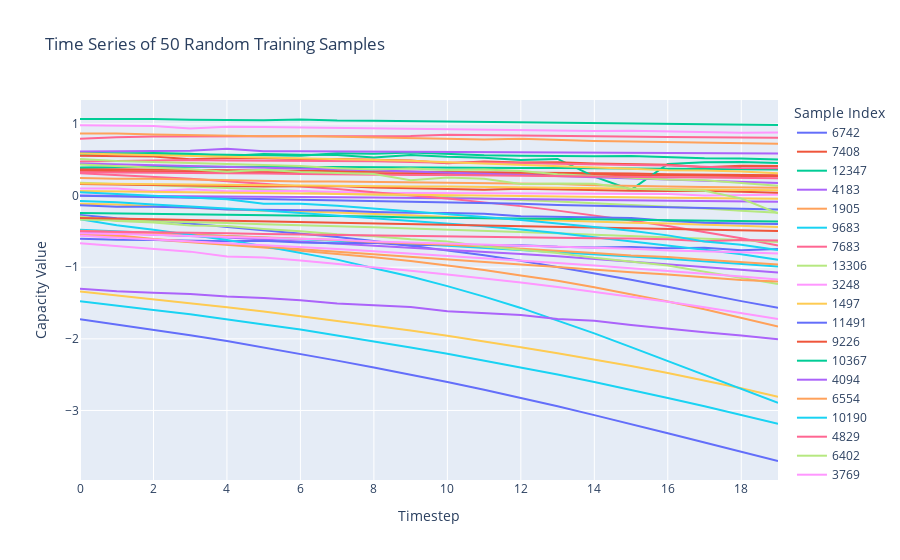

This figure's notebook cell:
### Code cell
# Assuming X_train is your training set array.
# For instance, X_train might have shape (n_samples, n_timesteps, 1).

# Randomly select 50 samples from the training set
n_samples_total = X_train.shape[0]
selected_indices = np.random.choice(n_samples_total, size=50, replace=False)
X_random = X_train[selected_indices]

# If X_random has shape (50, n_timesteps, 1), squeeze the last dimension
if len(X_random.shape) == 3:
    n_samples, n_timesteps, n_features = X_random.shape
    if n_features == 1:
        X_random = X_random.squeeze(axis=-1)  # now shape is (n_samples, n_timesteps)
    else:
        raise ValueError("Expected feature dimension to be 1 for plotting a single time series per sample.")
else:
    n_samples, n_timesteps = X_random.shape

# Create a DataFrame where each row is a sample and each column is a timestep
df = pd.DataFrame(X_random, columns=[f"timestep_{i}" for i in range(n_timesteps)])
df["sample"] = selected_indices  # Label the samples with their original indices

# Melt the DataFrame to long format: each row becomes (sample, timestep, value)
df_long = df.melt(id_vars="sample", var_name="timestep", value_name="value")
# Convert the 'timestep' column from "timestep_0" to an integer (0)
df_long["timestep"] = df_long["timestep"].str.replace("timestep_", "").astype(int)

# Create a line plot with Plotly Express: one line per sample
fig = px.line(
    df_long,
    x="timestep",
    y="value",
    color="sample",
    title="Time Series of 50 Random Training Samples",
    labels={"timestep": "Timestep", "value": "Capacity Value", "sample": "Sample Index"}
)

fig.show()

### Figure 1 — Plotly figure (JSON) as saved in the notebook; plotly's stock layout.template omitted (floating-point values rounded to 4 significant figures)
{"data": [{"hovertemplate": "Sample Index=6742<br>Timestep=%{x}<br>Capacity Value=%{y}<extra></extra>", "legendgroup": "6742", "line": {"color": "#636efa", "dash": "solid"}, "marker": {"symbol": "circle"}, "mode": "lines", "name": "6742", "orientation": "v", "showlegend": true, "type": "scatter", "x": [0, 1, 2, 3, 4, 5, 6, 7, 8, 9, 10, 11, 12, 13, 14, 15, 16, 17, 18, 19], "xaxis": "x", "y": [-0.271, -0.3175, -0.344, -0.3907, -0.43, -0.4834, -0.5238, -0.577, -0.634, -0.6997, -0.7633, -0.8338, -0.9088, -0.997, -1.08, -1.174, -1.274, -1.378, -1.474, -1.566], "yaxis": "y"}, {"hovertemplate": "Sample Index=7408<br>Timestep=%{x}<br>Capacity Value=%{y}<extra></extra>", "legendgroup": "7408", "line": {"color": "#EF553B", "dash": "solid"}, "marker": {"symbol": "circle"}, "mode": "lines", "name": "7408", "orientation": "v", "showlegend": true, "type": "scatter", "x": [0, 1, 2, 3, 4, 5, 6, 7, 8, 9, 10, 11, 12, 13, 14, 15, 16, 17, 18, 19], "xaxis": "x", "y": [0.3709, 0.367, 0.3644, 0.3597, 0.3559, 0.3506, 0.3451, 0.3399, 0.3333, 0.3325, 0.3285, 0.3241, 0.3214, 0.3177, 0.311, 0.3068, 0.2986, 0.2955, 0.2893, 0.2851], "yaxis": "y"}, {"hovertemplate": "Sample Index=12347<br>Timestep=%{x}<br>Capacity Value=%{y}<extra></extra>", "legendgroup": "12347", "line": {"color": "#00cc96", "dash": "solid"}, "marker": {"symbol": "circle"}, "mode": "lines", "name": "12347", "orientation": "v", "showlegend": true, "type": "scatter", "x": [0, 1, 2, 3, 4, 5, 6, 7, 8, 9, 10, 11, 12, 13, 14, 15, 16, 17, 18, 19], "xaxis": "x", "y": [0.5621, 0.584, 0.5937, 0.5826, 0.554, 0.5814, 0.5688, 0.5651, 0.5324, 0.5682, 0.5419, 0.529, 0.4985, 0.5123, 0.2655, 0.08078, 0.4404, 0.4656, 0.4691, 0.4552], "yaxis": "y"}, {"hovertemplate": "Sample Index=4183<br>Timestep=%{x}<br>Capacity Value=%{y}<extra></extra>", "legendgroup": "4183", "line": {"color": "#ab63fa", "dash": "solid"}, "marker": {"symbol": "circle"}, "mode": "lines", "name": "4183", "orientation": "v", "showlegend": true, "type": "scatter", "x": [0, 1, 2, 3, 4, 5, 6, 7, 8, 9, 10, 11, 12, 13, 14, 15, 16, 17, 18, 19], "xaxis": "x", "y": [-0.5062, -0.5247, -0.5463, -0.5667, -0.5862, -0.6116, -0.6395, -0.6677, -0.6961, -0.7272, -0.7523, -0.786, -0.8144, -0.8479, -0.8867, -0.924, -0.9637, -0.9994, -1.038, -1.075], "yaxis": "y"}, {"hovertemplate": "Sample Index=1905<br>Timestep=%{x}<br>Capacity Value=%{y}<extra></extra>", "legendgroup": "1905", "line": {"color": "#FFA15A", "dash": "solid"}, "marker": {"symbol": "circle"}, "mode": "lines", "name": "1905", "orientation": "v", "showlegend": true, "type": "scatter", "x": [0, 1, 2, 3, 4, 5, 6, 7, 8, 9, 10, 11, 12, 13, 14, 15, 16, 17, 18, 19], "xaxis": "x", "y": [-0.5401, -0.5761, -0.6105, -0.6467, -0.688, -0.7258, -0.7696, -0.8121, -0.8605, -0.9146, -0.9737, -1.039, -1.116, -1.19, -1.281, -1.376, -1.48, -1.588, -1.706, -1.829], "yaxis": "y"}, {"hovertemplate": "Sample Index=9683<br>Timestep=%{x}<br>Capacity Value=%{y}<extra></extra>", "legendgroup": "9683", "line": {"color": "#19d3f3", "dash": "solid"}, "marker": {"symbol": "circle"}, "mode": "lines", "name": "9683", "orientation": "v", "showlegend": true, "type": "scatter", "x": [0, 1, 2, 3, 4, 5, 6, 7, 8, 9, 10, 11, 12, 13, 14, 15, 16, 17, 18, 19], "xaxis": "x", "y": [-0.4778, -0.4992, -0.516, -0.5371, -0.5575, -0.5785, -0.6047, -0.629, -0.6501, -0.6747, -0.7013, -0.7294, -0.7595, -0.7888, -0.8183, -0.8492, -0.8822, -0.915, -0.9512, -0.9891], "yaxis": "y"}, {"hovertemplate": "Sample Index=7683<br>Timestep=%{x}<br>Capacity Value=%{y}<extra></extra>", "legendgroup": "7683", "line": {"color": "#FF6692", "dash": "solid"}, "marker": {"symbol": "circle"}, "mode": "lines", "name": "7683", "orientation": "v", "showlegend": true, "type": "scatter", "x": [0, 1, 2, 3, 4, 5, 6, 7, 8, 9, 10, 11, 12, 13, 14, 15, 16, 17, 18, 19], "xaxis": "x", "y": [0.7925, 0.8135, 0.8232, 0.8256, 0.8282, 0.8311, 0.8316, 0.8332, 0.8338, 0.8323, 0.8494, 0.8442, 0.8301, 0.8271, 0.8239, 0.8204, 0.8173, 0.8144, 0.8108, 0.8084], "yaxis": "y"}, {"hovertemplate": "Sample Index=13306<br>Timestep=%{x}<br>Capacity Value=%{y}<extra></extra>", "legendgroup": "13306", "line": {"color": "#B6E880", "dash": "solid"}, "marker": {"symbol": "circle"}, "mode": "lines", "name": "13306", "orientation": "v", "showlegend": true, "type": "scatter", "x": [0, 1, 2, 3, 4, 5, 6, 7, 8, 9, 10, 11, 12, 13, 14, 15, 16, 17, 18, 19], "xaxis": "x", "y": [0.1788, 0.1659, 0.1438, 0.1273, 0.1077, 0.086, 0.06495, 0.02294, 0.01506, 0.001269, -0.02054, -0.03789, -0.05525, -0.08299, -0.1071, -0.1289, -0.151, -0.1794, -0.212, -0.2401], "yaxis": "y"}, {"hovertemplate": "Sample Index=3248<br>Timestep=%{x}<br>Capacity Value=%{y}<extra></extra>", "legendgroup": "3248", "line": {"color": "#FF97FF", "dash": "solid"}, "marker": {"symbol": "circle"}, "mode": "lines", "name": "3248", "orientation": "v", "showlegend": true, "type": "scatter", "x": [0, 1, 2, 3, 4, 5, 6, 7, 8, 9, 10, 11, 12, 13, 14, 15, 16, 17, 18, 19], "xaxis": "x", "y": [0.09973, 0.09947, 0.06043, 0.08875, 0.06028, 0.06388, 0.06412, 0.04889, 0.03447, 0.03748, 0.03526, 0.04268, 0.03242, 0.02885, 0.02562, 0.02527, 0.02142, 0.0005131, 0.006374, 0.01073], "yaxis": "y"}, {"hovertemplate": "Sample Index=1497<br>Timestep=%{x}<br>Capacity Value=%{y}<extra></extra>", "legendgroup": "1497", "line": {"color": "#FECB52", "dash": "solid"}, "marker": {"symbol": "circle"}, "mode": "lines", "name": "1497", "orientation": "v", "showlegend": true, "type": "scatter", "x": [0, 1, 2, 3, 4, 5, 6, 7, 8, 9, 10, 11, 12, 13, 14, 15, 16, 17, 18, 19], "xaxis": "x", "y": [-1.34, -1.392, -1.445, -1.499, -1.557, -1.619, -1.683, -1.748, -1.816, -1.885, -1.958, -2.035, -2.117, -2.202, -2.289, -2.381, -2.477, -2.58, -2.689, -2.808], "yaxis": "y"}, {"hovertemplate": "Sample Index=11491<br>Timestep=%{x}<br>Capacity Value=%{y}<extra></extra>", "legendgroup": "11491", "line": {"color": "#636efa", "dash": "solid"}, "marker": {"symbol": "circle"}, "mode": "lines", "name": "11491", "orientation": "v", "showlegend": true, "type": "scatter", "x": [0, 1, 2, 3, 4, 5, 6, 7, 8, 9, 10, 11, 12, 13, 14, 15, 16, 17, 18, 19], "xaxis": "x", "y": [-0.6034, -0.6181, -0.6194, -0.6286, -0.6377, -0.6294, -0.6539, -0.665, -0.66, -0.6951, -0.6806, -0.701, -0.6921, -0.7152, -0.7258, -0.7174, -0.7342, -0.7293, -0.7643, -0.7472], "yaxis": "y"}, {"hovertemplate": "Sample Index=9226<br>Timestep=%{x}<br>Capacity Value=%{y}<extra></extra>", "legendgroup": "9226", "line": {"color": "#EF553B", "dash": "solid"}, "marker": {"symbol": "circle"}, "mode": "lines", "name": "9226", "orientation": "v", "showlegend": true, "type": "scatter", "x": [0, 1, 2, 3, 4, 5, 6, 7, 8, 9, 10, 11, 12, 13, 14, 15, 16, 17, 18, 19], "xaxis": "x", "y": [0.5556, 0.5502, 0.5464, 0.5058, 0.5239, 0.5208, 0.5106, 0.5113, 0.5006, 0.4894, 0.4508, 0.475, 0.4634, 0.4669, 0.4487, 0.4402, 0.4322, 0.3967, 0.4168, 0.4126], "yaxis": "y"}, {"hovertemplate": "Sample Index=10367<br>Timestep=%{x}<br>Capacity Value=%{y}<extra></extra>", "legendgroup": "10367", "line": {"color": "#00cc96", "dash": "solid"}, "marker": {"symbol": "circle"}, "mode": "lines", "name": "10367", "orientation": "v", "showlegend": true, "type": "scatter", "x": [0, 1, 2, 3, 4, 5, 6, 7, 8, 9, 10, 11, 12, 13, 14, 15, 16, 17, 18, 19], "xaxis": "x", "y": [0.3932, 0.4029, 0.4029, 0.4019, 0.4043, 0.4016, 0.3992, 0.3998, 0.399, 0.3986, 0.3951, 0.3918, 0.3863, 0.3839, 0.3815, 0.3824, 0.3762, 0.3717, 0.3669, 0.3641], "yaxis": "y"}, {"hovertemplate": "Sample Index=4094<br>Timestep=%{x}<br>Capacity Value=%{y}<extra></extra>", "legendgroup": "4094", "line": {"color": "#ab63fa", "dash": "solid"}, "marker": {"symbol": "circle"}, "mode": "lines", "name": "4094", "orientation": "v", "showlegend": true, "type": "scatter", "x": [0, 1, 2, 3, 4, 5, 6, 7, 8, 9, 10, 11, 12, 13, 14, 15, 16, 17, 18, 19], "xaxis": "x", "y": [0.002057, -0.0003173, -0.004407, -0.006149, -0.01183, -0.01675, -0.02062, -0.02245, -0.02786, -0.03152, -0.03828, -0.04333, -0.04828, -0.05551, -0.06325, -0.06831, -0.07044, -0.07671, -0.08163, -0.08725], "yaxis": "y"}, {"hovertemplate": "Sample Index=6554<br>Timestep=%{x}<br>Capacity Value=%{y}<extra></extra>", "legendgroup": "6554", "line": {"color": "#FFA15A", "dash": "solid"}, "marker": {"symbol": "circle"}, "mode": "lines", "name": "6554", "orientation": "v", "showlegend": true, "type": "scatter", "x": [0, 1, 2, 3, 4, 5, 6, 7, 8, 9, 10, 11, 12, 13, 14, 15, 16, 17, 18, 19], "xaxis": "x", "y": [-0.4908, -0.5082, -0.5264, -0.5478, -0.5645, -0.5817, -0.6027, -0.6197, -0.6479, -0.6645, -0.6869, -0.7103, -0.738, -0.7712, -0.7998, -0.8356, -0.8587, -0.894, -0.925, -0.9636], "yaxis": "y"}, {"hovertemplate": "Sample Index=10190<br>Timestep=%{x}<br>Capacity Value=%{y}<extra></extra>", "legendgroup": "10190", "line": {"color": "#19d3f3", "dash": "solid"}, "marker": {"symbol": "circle"}, "mode": "lines", "name": "10190", "orientation": "v", "showlegend": true, "type": "scatter", "x": [0, 1, 2, 3, 4, 5, 6, 7, 8, 9, 10, 11, 12, 13, 14, 15, 16, 17, 18, 19], "xaxis": "x", "y": [-0.3305, -0.4125, -0.4763, -0.5525, -0.6194, -0.7082, -0.7967, -0.8943, -1.014, -1.13, -1.264, -1.411, -1.568, -1.747, -1.923, -2.115, -2.31, -2.504, -2.699, -2.894], "yaxis": "y"}, {"hovertemplate": "Sample Index=4829<br>Timestep=%{x}<br>Capacity Value=%{y}<extra></extra>", "legendgroup": "4829", "line": {"color": "#FF6692", "dash": "solid"}, "marker": {"symbol": "circle"}, "mode": "lines", "name": "4829", "orientation": "v", "showlegend": true, "type": "scatter", "x": [0, 1, 2, 3, 4, 5, 6, 7, 8, 9, 10, 11, 12, 13, 14, 15, 16, 17, 18, 19], "xaxis": "x", "y": [0.3132, 0.2882, 0.2642, 0.2355, 0.2014, 0.1666, 0.1312, 0.09307, 0.04744, 0.007145, -0.04147, -0.09476, -0.147, -0.21, -0.2751, -0.3487, -0.4254, -0.5091, -0.5945, -0.6967], "yaxis": "y"}, {"hovertemplate": "Sample Index=6402<br>Timestep=%{x}<br>Capacity Value=%{y}<extra></extra>", "legendgroup": "6402", "line": {"color": "#B6E880", "dash": "solid"}, "marker": {"symbol": "circle"}, "mode": "lines", "name": "6402", "orientation": "v", "showlegend": true, "type": "scatter", "x": [0, 1, 2, 3, 4, 5, 6, 7, 8, 9, 10, 11, 12, 13, 14, 15, 16, 17, 18, 19], "xaxis": "x", "y": [-0.2912, -0.3549, -0.3774, -0.4159, -0.4243, -0.4673, -0.4993, -0.5394, -0.5679, -0.61, -0.6404, -0.7106, -0.7554, -0.8018, -0.8685, -0.926, -0.9771, -1.064, -1.148, -1.234], "yaxis": "y"}, {"hovertemplate": "Sample Index=3769<br>Timestep=%{x}<br>Capacity Value=%{y}<extra></extra>", "legendgroup": "3769", "line": {"color": "#FF97FF", "dash": "solid"}, "marker": {"symbol": "circle"}, "mode": "lines", "name": "3769", "orientation": "v", "showlegend": true, "type": "scatter", "x": [0, 1, 2, 3, 4, 5, 6, 7, 8, 9, 10, 11, 12, 13, 14, 15, 16, 17, 18, 19], "xaxis": "x", "y": [-0.6641, -0.7029, -0.7406, -0.7824, -0.8506, -0.8639, -0.9055, -0.9514, -0.9985, -1.049, -1.102, -1.155, -1.214, -1.277, -1.342, -1.413, -1.483, -1.56, -1.638, -1.722], "yaxis": "y"}, {"hovertemplate": "Sample Index=5107<br>Timestep=%{x}<br>Capacity Value=%{y}<extra></extra>", "legendgroup": "5107", "line": {"color": "#FECB52", "dash": "solid"}, "marker": {"symbol": "circle"}, "mode": "lines", "name": "5107", "orientation": "v", "showlegend": true, "type": "scatter", "x": [0, 1, 2, 3, 4, 5, 6, 7, 8, 9, 10, 11, 12, 13, 14, 15, 16, 17, 18, 19], "xaxis": "x", "y": [-0.1131, -0.1248, -0.1473, -0.172, -0.1922, -0.2111, -0.2201, -0.2368, -0.2602, -0.274, -0.2992, -0.3166, -0.3324, -0.3454, -0.3607, -0.3778, -0.3897, -0.4053, -0.4249, -0.4397], "yaxis": "y"}, {"hovertemplate": "Sample Index=5805<br>Timestep=%{x}<br>Capacity Value=%{y}<extra></extra>", "legendgroup": "5805", "line": {"color": "#636efa", "dash": "solid"}, "marker": {"symbol": "circle"}, "mode": "lines", "name": "5805", "orientation": "v", "showlegend": true, "type": "scatter", "x": [0, 1, 2, 3, 4, 5, 6, 7, 8, 9, 10, 11, 12, 13, 14, 15, 16, 17, 18, 19], "xaxis": "x", "y": [-0.1339, -0.1567, -0.1552, -0.1661, -0.193, -0.1998, -0.2075, -0.2077, -0.228, -0.241, -0.2422, -0.255, -0.2893, -0.2941, -0.3054, -0.3134, -0.3496, -0.3799, -0.391, -0.3978], "yaxis": "y"}, {"hovertemplate": "Sample Index=8666<br>Timestep=%{x}<br>Capacity Value=%{y}<extra></extra>", "legendgroup": "8666", "line": {"color": "#EF553B", "dash": "solid"}, "marker": {"symbol": "circle"}, "mode": "lines", "name": "8666", "orientation": "v", "showlegend": true, "type": "scatter", "x": [0, 1, 2, 3, 4, 5, 6, 7, 8, 9, 10, 11, 12, 13, 14, 15, 16, 17, 18, 19], "xaxis": "x", "y": [0.3466, 0.3417, 0.3333, 0.3286, 0.3298, 0.3238, 0.3212, 0.3171, 0.3139, 0.3042, 0.3008, 0.3011, 0.2975, 0.2948, 0.2874, 0.2863, 0.2793, 0.2747, 0.2734, 0.2685], "yaxis": "y"}, {"hovertemplate": "Sample Index=2032<br>Timestep=%{x}<br>Capacity Value=%{y}<extra></extra>", "legendgroup": "2032", "line": {"color": "#00cc96", "dash": "solid"}, "marker": {"symbol": "circle"}, "mode": "lines", "name": "2032", "orientation": "v", "showlegend": true, "type": "scatter", "x": [0, 1, 2, 3, 4, 5, 6, 7, 8, 9, 10, 11, 12, 13, 14, 15, 16, 17, 18, 19], "xaxis": "x", "y": [0.597, 0.5904, 0.5828, 0.5835, 0.5758, 0.5622, 0.5555, 0.5894, 0.5852, 0.6009, 0.5822, 0.563, 0.5555, 0.5498, 0.5492, 0.5538, 0.5318, 0.5199, 0.5166, 0.5054], "yaxis": "y"}, {"hovertemplate": "Sample Index=577<br>Timestep=%{x}<br>Capacity Value=%{y}<extra></extra>", "legendgroup": "577", "line": {"color": "#ab63fa", "dash": "solid"}, "marker": {"symbol": "circle"}, "mode": "lines", "name": "577", "orientation": "v", "showlegend": true, "type": "scatter", "x": [0, 1, 2, 3, 4, 5, 6, 7, 8, 9, 10, 11, 12, 13, 14, 15, 16, 17, 18, 19], "xaxis": "x", "y": [0.6169, 0.6173, 0.6176, 0.6272, 0.6552, 0.6203, 0.6185, 0.6159, 0.6151, 0.6115, 0.6089, 0.6079, 0.6068, 0.6049, 0.6018, 0.6005, 0.5966, 0.595, 0.5911, 0.5865], "yaxis": "y"}, {"hovertemplate": "Sample Index=8141<br>Timestep=%{x}<br>Capacity Value=%{y}<extra></extra>", "legendgroup": "8141", "line": {"color": "#FFA15A", "dash": "solid"}, "marker": {"symbol": "circle"}, "mode": "lines", "name": "8141", "orientation": "v", "showlegend": true, "type": "scatter", "x": [0, 1, 2, 3, 4, 5, 6, 7, 8, 9, 10, 11, 12, 13, 14, 15, 16, 17, 18, 19], "xaxis": "x", "y": [0.8674, 0.8683, 0.8514, 0.8442, 0.8416, 0.83, 0.833, 0.8248, 0.8087, 0.7982, 0.7985, 0.7836, 0.7918, 0.7751, 0.7617, 0.7549, 0.7486, 0.7432, 0.7402, 0.7245], "yaxis": "y"}, {"hovertemplate": "Sample Index=9945<br>Timestep=%{x}<br>Capacity Value=%{y}<extra></extra>", "legendgroup": "9945", "line": {"color": "#19d3f3", "dash": "solid"}, "marker": {"symbol": "circle"}, "mode": "lines", "name": "9945", "orientation": "v", "showlegend": true, "type": "scatter", "x": [0, 1, 2, 3, 4, 5, 6, 7, 8, 9, 10, 11, 12, 13, 14, 15, 16, 17, 18, 19], "xaxis": "x", "y": [-1.475, -1.531, -1.596, -1.658, -1.725, -1.799, -1.87, -1.951, -2.031, -2.119, -2.209, -2.304, -2.399, -2.499, -2.603, -2.712, -2.825, -2.941, -3.065, -3.187], "yaxis": "y"}, {"hovertemplate": "Sample Index=2452<br>Timestep=%{x}<br>Capacity Value=%{y}<extra></extra>", "legendgroup": "2452", "line": {"color": "#FF6692", "dash": "solid"}, "marker": {"symbol": "circle"}, "mode": "lines", "name": "2452", "orientation": "v", "showlegend": true, "type": "scatter", "x": [0, 1, 2, 3, 4, 5, 6, 7, 8, 9, 10, 11, 12, 13, 14, 15, 16, 17, 18, 19], "xaxis": "x", "y": [0.476, 0.4859, 0.4888, 0.4953, 0.4889, 0.4885, 0.4816, 0.4869, 0.4784, 0.4698, 0.459, 0.4604, 0.4507, 0.4446, 0.4274, 0.4256, 0.4192, 0.4024, 0.3856, 0.381], "yaxis": "y"}, {"hovertemplate": "Sample Index=9352<br>Timestep=%{x}<br>Capacity Value=%{y}<extra></extra>", "legendgroup": "9352", "line": {"color": "#B6E880", "dash": "solid"}, "marker": {"symbol": "circle"}, "mode": "lines", "name": "9352", "orientation": "v", "showlegend": true, "type": "scatter", "x": [0, 1, 2, 3, 4, 5, 6, 7, 8, 9, 10, 11, 12, 13, 14, 15, 16, 17, 18, 19], "xaxis": "x", "y": [-0.3338, -0.3448, -0.3579, -0.3686, -0.3823, -0.4004, -0.4124, -0.428, -0.4404, -0.4589, -0.4736, -0.4908, -0.5082, -0.5264, -0.5478, -0.5645, -0.5817, -0.6027, -0.6197, -0.6479], "yaxis": "y"}, {"hovertemplate": "Sample Index=1334<br>Timestep=%{x}<br>Capacity Value=%{y}<extra></extra>", "legendgroup": "1334", "line": {"color": "#FF97FF", "dash": "solid"}, "marker": {"symbol": "circle"}, "mode": "lines", "name": "1334", "orientation": "v", "showlegend": true, "type": "scatter", "x": [0, 1, 2, 3, 4, 5, 6, 7, 8, 9, 10, 11, 12, 13, 14, 15, 16, 17, 18, 19], "xaxis": "x", "y": [0.9811, 0.9752, 0.9703, 0.9372, 0.962, 0.9566, 0.9503, 0.9423, 0.9362, 0.9302, 0.9252, 0.9202, 0.9134, 0.9121, 0.9019, 0.9065, 0.8949, 0.8834, 0.8759, 0.8808], "yaxis": "y"}, {"hovertemplate": "Sample Index=1160<br>Timestep=%{x}<br>Capacity Value=%{y}<extra></extra>", "legendgroup": "1160", "line": {"color": "#FECB52", "dash": "solid"}, "marker": {"symbol": "circle"}, "mode": "lines", "name": "1160", "orientation": "v", "showlegend": true, "type": "scatter", "x": [0, 1, 2, 3, 4, 5, 6, 7, 8, 9, 10, 11, 12, 13, 14, 15, 16, 17, 18, 19], "xaxis": "x", "y": [0.06525, 0.05999, 0.05194, 0.04791, 0.04412, 0.03809, 0.02945, 0.02282, 0.02082, 0.01502, 0.01012, 0.005066, -0.0004614, -0.007717, -0.01611, -0.02204, -0.03015, -0.03458, -0.03725, -0.0437], "yaxis": "y"}, {"hovertemplate": "Sample Index=4644<br>Timestep=%{x}<br>Capacity Value=%{y}<extra></extra>", "legendgroup": "4644", "line": {"color": "#636efa", "dash": "solid"}, "marker": {"symbol": "circle"}, "mode": "lines", "name": "4644", "orientation": "v", "showlegend": true, "type": "scatter", "x": [0, 1, 2, 3, 4, 5, 6, 7, 8, 9, 10, 11, 12, 13, 14, 15, 16, 17, 18, 19], "xaxis": "x", "y": [-0.0006527, -0.01009, -0.0202, -0.03176, -0.03981, -0.04671, -0.05549, -0.064, -0.07281, -0.08485, -0.09502, -0.1056, -0.1155, -0.1315, -0.1428, -0.1558, -0.1713, -0.1797, -0.1859, -0.1957], "yaxis": "y"}, {"hovertemplate": "Sample Index=12262<br>Timestep=%{x}<br>Capacity Value=%{y}<extra></extra>", "legendgroup": "12262", "line": {"color": "#EF553B", "dash": "solid"}, "marker": {"symbol": "circle"}, "mode": "lines", "name": "12262", "orientation": "v", "showlegend": true, "type": "scatter", "x": [0, 1, 2, 3, 4, 5, 6, 7, 8, 9, 10, 11, 12, 13, 14, 15, 16, 17, 18, 19], "xaxis": "x", "y": [0.1625, 0.1538, 0.1457, 0.1393, 0.1304, 0.1267, 0.1316, 0.1337, 0.1124, 0.1039, 0.08924, 0.0828, 0.09534, 0.08536, 0.07012, 0.0685, 0.06394, 0.06762, 0.0548, 0.03793], "yaxis": "y"}, {"hovertemplate": "Sample Index=178<br>Timestep=%{x}<br>Capacity Value=%{y}<extra></extra>", "legendgroup": "178", "line": {"color": "#00cc96", "dash": "solid"}, "marker": {"symbol": "circle"}, "mode": "lines", "name": "178", "orientation": "v", "showlegend": true, "type": "scatter", "x": [0, 1, 2, 3, 4, 5, 6, 7, 8, 9, 10, 11, 12, 13, 14, 15, 16, 17, 18, 19], "xaxis": "x", "y": [-0.2425, -0.2475, -0.2534, -0.262, -0.2679, -0.2743, -0.2821, -0.2873, -0.2919, -0.3045, -0.3078, -0.3118, -0.3212, -0.327, -0.3287, -0.3372, -0.3439, -0.3496, -0.3581, -0.3608], "yaxis": "y"}, {"hovertemplate": "Sample Index=1987<br>Timestep=%{x}<br>Capacity Value=%{y}<extra></extra>", "legendgroup": "1987", "line": {"color": "#ab63fa", "dash": "solid"}, "marker": {"symbol": "circle"}, "mode": "lines", "name": "1987", "orientation": "v", "showlegend": true, "type": "scatter", "x": [0, 1, 2, 3, 4, 5, 6, 7, 8, 9, 10, 11, 12, 13, 14, 15, 16, 17, 18, 19], "xaxis": "x", "y": [0.4474, 0.4358, 0.4237, 0.4172, 0.4029, 0.3914, 0.375, 0.3663, 0.3524, 0.3359, 0.3197, 0.3067, 0.2927, 0.2757, 0.2548, 0.24, 0.2182, 0.2097, 0.1945, 0.1766], "yaxis": "y"}, {"hovertemplate": "Sample Index=6909<br>Timestep=%{x}<br>Capacity Value=%{y}<extra></extra>", "legendgroup": "6909", "line": {"color": "#FFA15A", "dash": "solid"}, "marker": {"symbol": "circle"}, "mode": "lines", "name": "6909", "orientation": "v", "showlegend": true, "type": "scatter", "x": [0, 1, 2, 3, 4, 5, 6, 7, 8, 9, 10, 11, 12, 13, 14, 15, 16, 17, 18, 19], "xaxis": "x", "y": [-0.5305, -0.5539, -0.6054, -0.6417, -0.6704, -0.71, -0.7533, -0.7887, -0.82, -0.8564, -0.8918, -0.9357, -0.9616, -0.9958, -1.038, -1.071, -1.1, -1.135, -1.177, -1.198], "yaxis": "y"}, {"hovertemplate": "Sample Index=1287<br>Timestep=%{x}<br>Capacity Value=%{y}<extra></extra>", "legendgroup": "1287", "line": {"color": "#19d3f3", "dash": "solid"}, "marker": {"symbol": "circle"}, "mode": "lines", "name": "1287", "orientation": "v", "showlegend": true, "type": "scatter", "x": [0, 1, 2, 3, 4, 5, 6, 7, 8, 9, 10, 11, 12, 13, 14, 15, 16, 17, 18, 19], "xaxis": "x", "y": [-0.0754, -0.09357, -0.1243, -0.1508, -0.1791, -0.2098, -0.2416, -0.2779, -0.3127, -0.3503, -0.3891, -0.4284, -0.4752, -0.5222, -0.5806, -0.6356, -0.6958, -0.7561, -0.8192, -0.8957], "yaxis": "y"}, {"hovertemplate": "Sample Index=12692<br>Timestep=%{x}<br>Capacity Value=%{y}<extra></extra>", "legendgroup": "12692", "line": {"color": "#FF6692", "dash": "solid"}, "marker": {"symbol": "circle"}, "mode": "lines", "name": "12692", "orientation": "v", "showlegend": true, "type": "scatter", "x": [0, 1, 2, 3, 4, 5, 6, 7, 8, 9, 10, 11, 12, 13, 14, 15, 16, 17, 18, 19], "xaxis": "x", "y": [-0.4991, -0.5034, -0.5115, -0.5199, -0.526, -0.5351, -0.5427, -0.5475, -0.5537, -0.5614, -0.5682, -0.5743, -0.5843, -0.5879, -0.5953, -0.5997, -0.6095, -0.6388, -0.6203, -0.6274], "yaxis": "y"}, {"hovertemplate": "Sample Index=3722<br>Timestep=%{x}<br>Capacity Value=%{y}<extra></extra>", "legendgroup": "3722", "line": {"color": "#B6E880", "dash": "solid"}, "marker": {"symbol": "circle"}, "mode": "lines", "name": "3722", "orientation": "v", "showlegend": true, "type": "scatter", "x": [0, 1, 2, 3, 4, 5, 6, 7, 8, 9, 10, 11, 12, 13, 14, 15, 16, 17, 18, 19], "xaxis": "x", "y": [0.5117, 0.4837, 0.4681, 0.4524, 0.4373, 0.4182, 0.4126, 0.3834, 0.3639, 0.3775, 0.358, 0.3642, 0.3424, 0.2966, 0.2725, 0.2527, 0.2245, 0.213, 0.1771, 0.1377], "yaxis": "y"}, {"hovertemplate": "Sample Index=13342<br>Timestep=%{x}<br>Capacity Value=%{y}<extra></extra>", "legendgroup": "13342", "line": {"color": "#FF97FF", "dash": "solid"}, "marker": {"symbol": "circle"}, "mode": "lines", "name": "13342", "orientation": "v", "showlegend": true, "type": "scatter", "x": [0, 1, 2, 3, 4, 5, 6, 7, 8, 9, 10, 11, 12, 13, 14, 15, 16, 17, 18, 19], "xaxis": "x", "y": [-0.5265, -0.5335, -0.5455, -0.5632, -0.5754, -0.5892, -0.6061, -0.6158, -0.6406, -0.6555, -0.6684, -0.6858, -0.6988, -0.7107, -0.731, -0.7408, -0.7662, -0.7745, -0.7917, -0.8099], "yaxis": "y"}, {"hovertemplate": "Sample Index=7884<br>Timestep=%{x}<br>Capacity Value=%{y}<extra></extra>", "legendgroup": "7884", "line": {"color": "#FECB52", "dash": "solid"}, "marker": {"symbol": "circle"}, "mode": "lines", "name": "7884", "orientation": "v", "showlegend": true, "type": "scatter", "x": [0, 1, 2, 3, 4, 5, 6, 7, 8, 9, 10, 11, 12, 13, 14, 15, 16, 17, 18, 19], "xaxis": "x", "y": [0.1704, 0.1649, 0.1598, 0.1586, 0.1527, 0.1508, 0.1468, 0.1398, 0.1312, 0.1256, 0.1269, 0.1194, 0.1147, 0.1076, 0.0989, 0.09374, 0.09122, 0.08558, 0.08039, 0.07566], "yaxis": "y"}, {"hovertemplate": "Sample Index=7043<br>Timestep=%{x}<br>Capacity Value=%{y}<extra></extra>", "legendgroup": "7043", "line": {"color": "#636efa", "dash": "solid"}, "marker": {"symbol": "circle"}, "mode": "lines", "name": "7043", "orientation": "v", "showlegend": true, "type": "scatter", "x": [0, 1, 2, 3, 4, 5, 6, 7, 8, 9, 10, 11, 12, 13, 14, 15, 16, 17, 18, 19], "xaxis": "x", "y": [-1.725, -1.799, -1.87, -1.951, -2.031, -2.119, -2.209, -2.304, -2.399, -2.499, -2.603, -2.712, -2.825, -2.941, -3.065, -3.187, -3.319, -3.446, -3.577, -3.705], "yaxis": "y"}, {"hovertemplate": "Sample Index=11256<br>Timestep=%{x}<br>Capacity Value=%{y}<extra></extra>", "legendgroup": "11256", "line": {"color": "#EF553B", "dash": "solid"}, "marker": {"symbol": "circle"}, "mode": "lines", "name": "11256", "orientation": "v", "showlegend": true, "type": "scatter", "x": [0, 1, 2, 3, 4, 5, 6, 7, 8, 9, 10, 11, 12, 13, 14, 15, 16, 17, 18, 19], "xaxis": "x", "y": [-0.3112, -0.325, -0.3308, -0.3401, -0.3499, -0.3528, -0.3655, -0.3796, -0.3866, -0.3922, -0.4062, -0.4152, -0.4259, -0.4319, -0.4434, -0.4535, -0.4603, -0.4673, -0.4821, -0.4927], "yaxis": "y"}, {"hovertemplate": "Sample Index=3136<br>Timestep=%{x}<br>Capacity Value=%{y}<extra></extra>", "legendgroup": "3136", "line": {"color": "#00cc96", "dash": "solid"}, "marker": {"symbol": "circle"}, "mode": "lines", "name": "3136", "orientation": "v", "showlegend": true, "type": "scatter", "x": [0, 1, 2, 3, 4, 5, 6, 7, 8, 9, 10, 11, 12, 13, 14, 15, 16, 17, 18, 19], "xaxis": "x", "y": [1.068, 1.069, 1.069, 1.06, 1.059, 1.05, 1.062, 1.047, 1.045, 1.04, 1.035, 1.03, 1.025, 1.017, 1.017, 1.012, 1.007, 0.9961, 0.9964, 0.9862], "yaxis": "y"}, {"hovertemplate": "Sample Index=13419<br>Timestep=%{x}<br>Capacity Value=%{y}<extra></extra>", "legendgroup": "13419", "line": {"color": "#ab63fa", "dash": "solid"}, "marker": {"symbol": "circle"}, "mode": "lines", "name": "13419", "orientation": "v", "showlegend": true, "type": "scatter", "x": [0, 1, 2, 3, 4, 5, 6, 7, 8, 9, 10, 11, 12, 13, 14, 15, 16, 17, 18, 19], "xaxis": "x", "y": [-1.3, -1.335, -1.357, -1.373, -1.41, -1.429, -1.461, -1.506, -1.532, -1.554, -1.616, -1.645, -1.668, -1.722, -1.747, -1.806, -1.86, -1.909, -1.954, -2.005], "yaxis": "y"}, {"hovertemplate": "Sample Index=3508<br>Timestep=%{x}<br>Capacity Value=%{y}<extra></extra>", "legendgroup": "3508", "line": {"color": "#FFA15A", "dash": "solid"}, "marker": {"symbol": "circle"}, "mode": "lines", "name": "3508", "orientation": "v", "showlegend": true, "type": "scatter", "x": [0, 1, 2, 3, 4, 5, 6, 7, 8, 9, 10, 11, 12, 13, 14, 15, 16, 17, 18, 19], "xaxis": "x", "y": [0.2455, 0.2348, 0.2351, 0.224, 0.2192, 0.2084, 0.1956, 0.1956, 0.191, 0.1895, 0.1784, 0.1752, 0.167, 0.1619, 0.1456, 0.141, 0.1272, 0.1206, 0.1173, 0.1085], "yaxis": "y"}, {"hovertemplate": "Sample Index=7066<br>Timestep=%{x}<br>Capacity Value=%{y}<extra></extra>", "legendgroup": "7066", "line": {"color": "#19d3f3", "dash": "solid"}, "marker": {"symbol": "circle"}, "mode": "lines", "name": "7066", "orientation": "v", "showlegend": true, "type": "scatter", "x": [0, 1, 2, 3, 4, 5, 6, 7, 8, 9, 10, 11, 12, 13, 14, 15, 16, 17, 18, 19], "xaxis": "x", "y": [0.04768, 0.02094, -0.005615, -0.03147, -0.05125, -0.1128, -0.1127, -0.1432, -0.1809, -0.2192, -0.2551, -0.298, -0.3425, -0.3859, -0.4393, -0.4923, -0.5553, -0.6425, -0.6847, -0.7585], "yaxis": "y"}, {"hovertemplate": "Sample Index=2946<br>Timestep=%{x}<br>Capacity Value=%{y}<extra></extra>", "legendgroup": "2946", "line": {"color": "#FF6692", "dash": "solid"}, "marker": {"symbol": "circle"}, "mode": "lines", "name": "2946", "orientation": "v", "showlegend": true, "type": "scatter", "x": [0, 1, 2, 3, 4, 5, 6, 7, 8, 9, 10, 11, 12, 13, 14, 15, 16, 17, 18, 19], "xaxis": "x", "y": [0.3248, 0.3193, 0.3158, 0.3178, 0.3124, 0.3072, 0.3025, 0.2967, 0.2862, 0.2876, 0.2875, 0.2805, 0.28, 0.2746, 0.2659, 0.2607, 0.2553, 0.2508, 0.2458, 0.2419], "yaxis": "y"}, {"hovertemplate": "Sample Index=6850<br>Timestep=%{x}<br>Capacity Value=%{y}<extra></extra>", "legendgroup": "6850", "line": {"color": "#B6E880", "dash": "solid"}, "marker": {"symbol": "circle"}, "mode": "lines", "name": "6850", "orientation": "v", "showlegend": true, "type": "scatter", "x": [0, 1, 2, 3, 4, 5, 6, 7, 8, 9, 10, 11, 12, 13, 14, 15, 16, 17, 18, 19], "xaxis": "x", "y": [0.4347, 0.4142, 0.3959, 0.3679, 0.3318, 0.3613, 0.3309, 0.3209, 0.3018, 0.2157, 0.2527, 0.2354, 0.1614, 0.1701, 0.166, 0.09679, 0.08041, 0.06684, -0.04007, -0.2474], "yaxis": "y"}, {"hovertemplate": "Sample Index=12265<br>Timestep=%{x}<br>Capacity Value=%{y}<extra></extra>", "legendgroup": "12265", "line": {"color": "#FF97FF", "dash": "solid"}, "marker": {"symbol": "circle"}, "mode": "lines", "name": "12265", "orientation": "v", "showlegend": true, "type": "scatter", "x": [0, 1, 2, 3, 4, 5, 6, 7, 8, 9, 10, 11, 12, 13, 14, 15, 16, 17, 18, 19], "xaxis": "x", "y": [-0.5596, -0.5859, -0.6101, -0.6357, -0.6607, -0.6861, -0.7166, -0.7455, -0.7759, -0.8073, -0.8399, -0.8721, -0.9066, -0.9411, -0.9747, -1.011, -1.05, -1.088, -1.129, -1.17], "yaxis": "y"}, {"hovertemplate": "Sample Index=12960<br>Timestep=%{x}<br>Capacity Value=%{y}<extra></extra>", "legendgroup": "12960", "line": {"color": "#FECB52", "dash": "solid"}, "marker": {"symbol": "circle"}, "mode": "lines", "name": "12960", "orientation": "v", "showlegend": true, "type": "scatter", "x": [0, 1, 2, 3, 4, 5, 6, 7, 8, 9, 10, 11, 12, 13, 14, 15, 16, 17, 18, 19], "xaxis": "x", "y": [0.5888, 0.5771, 0.5639, 0.5606, 0.5488, 0.5339, 0.5246, 0.5106, 0.5011, 0.4858, 0.4661, 0.4498, 0.4335, 0.4173, 0.3937, 0.3754, 0.3531, 0.351, 0.3352, 0.3132], "yaxis": "y"}], "layout": {"legend": {"title": {"text": "Sample Index"}, "tracegroupgap": 0}, "title": {"text": "Time Series of 50 Random Training Samples"}, "xaxis": {"anchor": "y", "domain": [0, 1], "title": {"text": "Timestep"}}, "yaxis": {"anchor": "x", "domain": [0, 1], "title": {"text": "Capacity Value"}}}}
